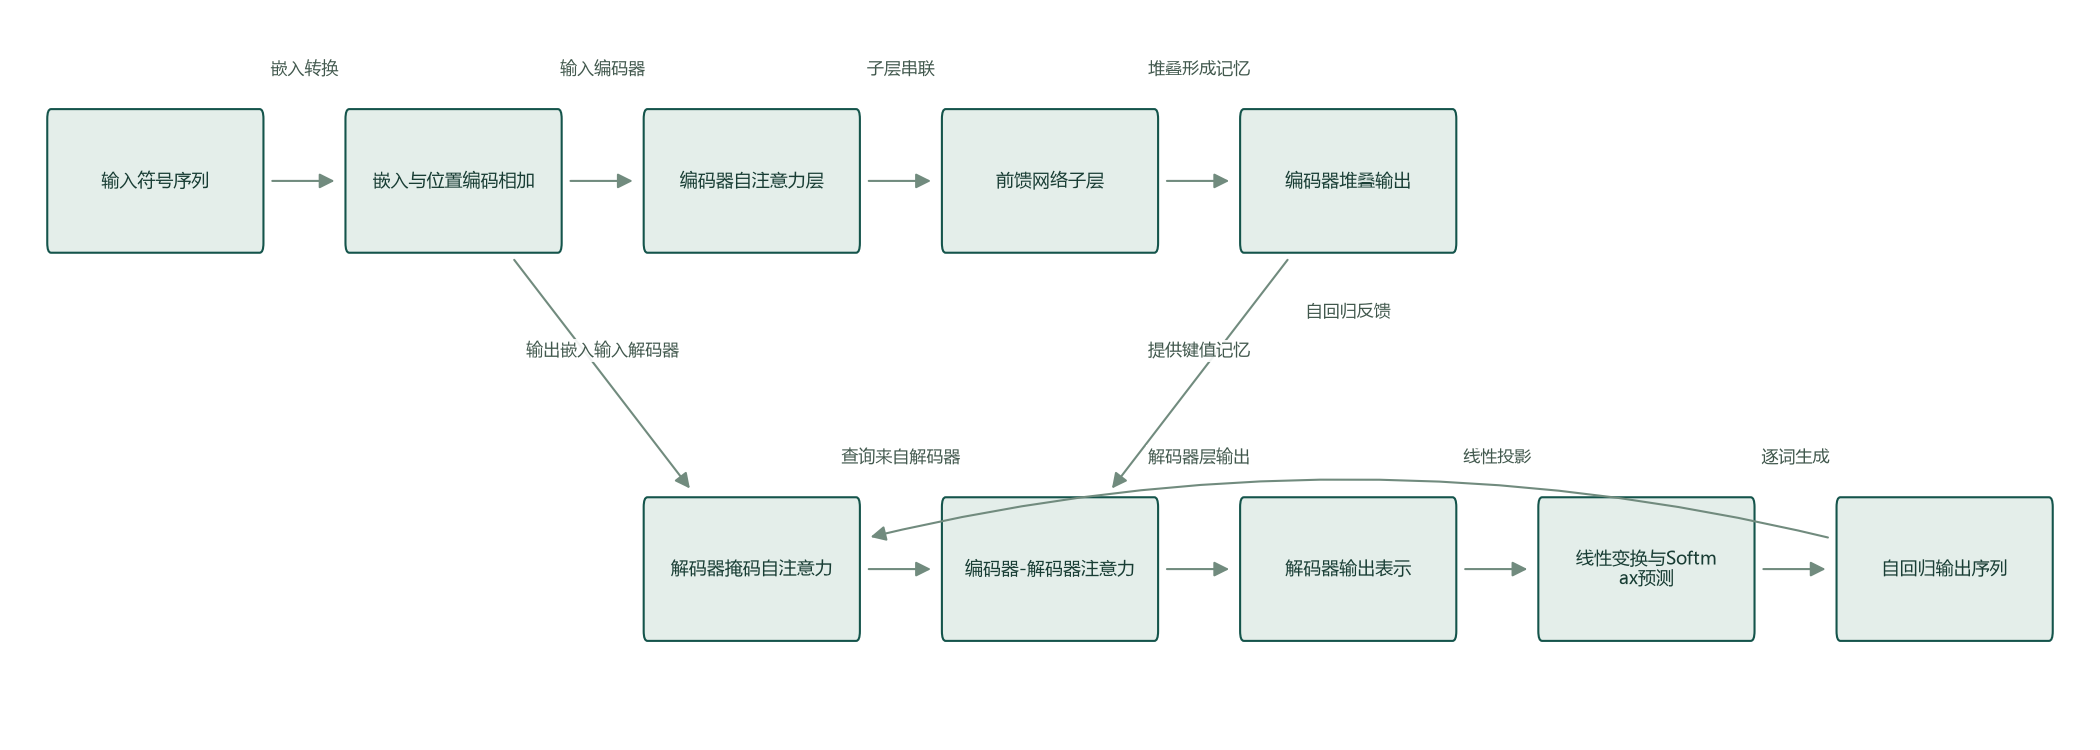

Generate this figure with Python:
import json
import os
import textwrap
import matplotlib
matplotlib.use("Agg")
from matplotlib.figure import Figure
from matplotlib.backends.backend_agg import FigureCanvasAgg
from matplotlib.font_manager import FontProperties
from matplotlib.patches import FancyBboxPatch, FancyArrowPatch

graph = json.loads('{"nodes":[{"id":"n0","label":"输入符号序列","x":0,"y":0},{"id":"n1","label":"嵌入与位置编码相加","x":4,"y":0},{"id":"n2","label":"编码器自注意力层","x":8,"y":0},{"id":"n3","label":"前馈网络子层","x":12,"y":0},{"id":"n4","label":"编码器堆叠输出","x":16,"y":0},{"id":"n5","label":"解码器掩码自注意力","x":8,"y":-2},{"id":"n6","label":"编码器-解码器注意力","x":12,"y":-2},{"id":"n7","label":"解码器输出表示","x":16,"y":-2},{"id":"n8","label":"线性变换与Softmax预测","x":20,"y":-2},{"id":"n9","label":"自回归输出序列","x":24,"y":-2}],"edges":[{"from_id":"n0","to_id":"n1","label":"嵌入转换"},{"from_id":"n1","to_id":"n2","label":"输入编码器"},{"from_id":"n2","to_id":"n3","label":"子层串联"},{"from_id":"n3","to_id":"n4","label":"堆叠形成记忆"},{"from_id":"n1","to_id":"n5","label":"输出嵌入输入解码器"},{"from_id":"n4","to_id":"n6","label":"提供键值记忆"},{"from_id":"n5","to_id":"n6","label":"查询来自解码器"},{"from_id":"n6","to_id":"n7","label":"解码器层输出"},{"from_id":"n7","to_id":"n8","label":"线性投影"},{"from_id":"n8","to_id":"n9","label":"逐词生成"},{"from_id":"n9","to_id":"n5","label":"自回归反馈"}]}')
font_path = os.environ.get("SCHOLAR_GRAPH_FONT", "")
if not font_path:
    for candidate in ["C:/Windows/Fonts/msyh.ttc", "/app/fonts/cjk.ttc", "/usr/share/fonts/opentype/noto/NotoSansCJK-Regular.ttc"]:
        if os.path.isfile(candidate):
            font_path = candidate
            break
font = FontProperties(fname=font_path) if font_path else FontProperties(family="DejaVu Sans")
positions = {n["id"]: (n["x"], n["y"]) for n in graph["nodes"]}
xs,ys = zip(*positions.values())
fig = Figure(figsize=(min(24,max(10,(max(xs)-min(xs))/2+2)),min(24,max(5,(max(ys)-min(ys))*1.25+2.5))), dpi=150, layout="constrained")
canvas = FigureCanvasAgg(fig)
ax = fig.subplots()
patches = {}
for node in graph["nodes"]:
    x, y = positions[node["id"]]
    patch = FancyBboxPatch((x-1.4,y-0.32),2.8,0.64,boxstyle="round,pad=0.05",facecolor="#e4eeea",edgecolor="#14544b")
    patches[node["id"]] = patch
    ax.add_patch(patch)
    ax.text(x,y,"\n".join(textwrap.wrap(node["label"],width=10)),ha="center",va="center",fontproperties=font,fontsize=8.5,color="#183d34")
for edge in graph["edges"]:
    a, b = positions[edge["from_id"]], positions[edge["to_id"]]
    feedback = a[1]==b[1] and b[0]<a[0]
    ax.add_patch(FancyArrowPatch(a,b,patchA=patches[edge["from_id"]],patchB=patches[edge["to_id"]],connectionstyle="arc3,rad=0.15" if feedback else "arc3,rad=0",arrowstyle="-|>",mutation_scale=15,color="#718b7e",shrinkA=4,shrinkB=5))
    offset = (abs(a[0]-b[0])*0.15/2+0.1) if feedback else (0.55 if a[1]==b[1] else 0.1)
    ax.text((a[0]+b[0])/2,(a[1]+b[1])/2+offset,edge["label"],ha="center",fontproperties=font,fontsize=8,color="#41584d",bbox={"facecolor":"white","edgecolor":"none","alpha":0.9,"pad":1})
ax.set_xlim(min(xs)-2,max(xs)+2)
ax.set_ylim(min(ys)-0.9,max(ys)+0.9)
ax.axis("off")
canvas.print_png("topology.png")
print("Rendered topology.png:",len(graph["nodes"]),"nodes,",len(graph["edges"]),"edges")
